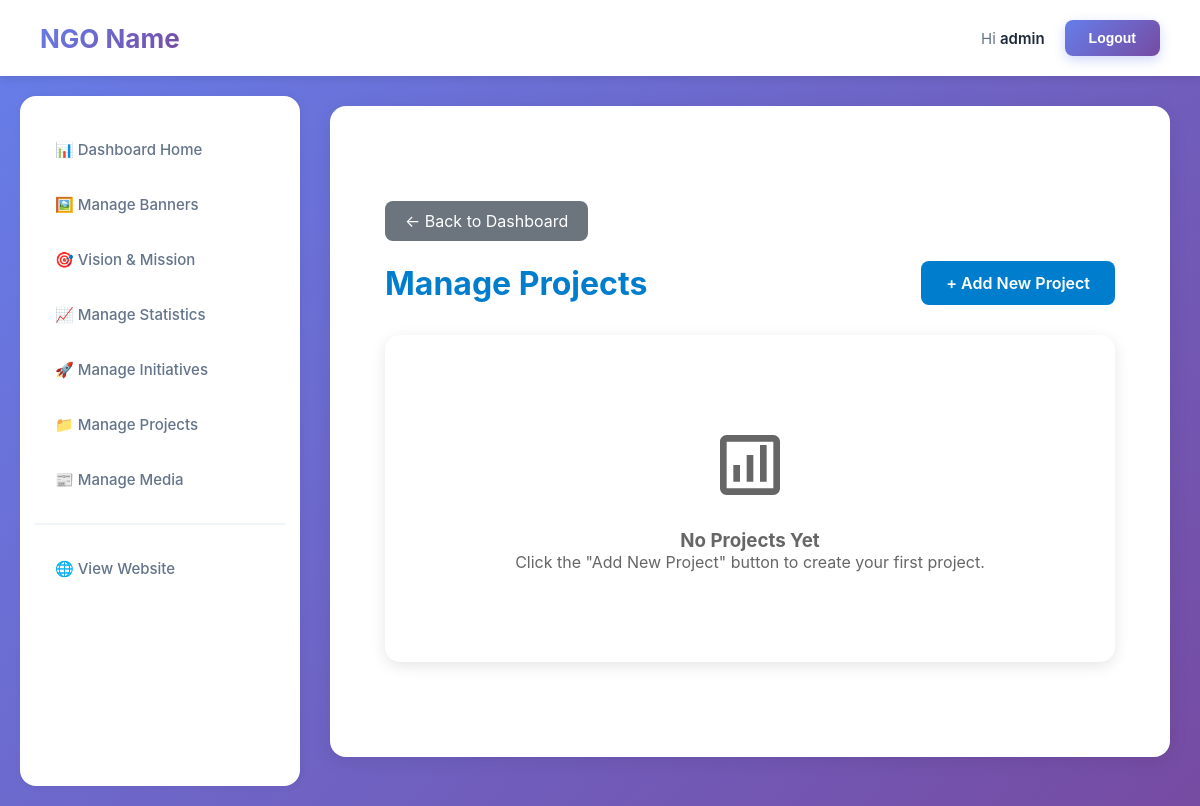
Before: /dashboard/projects/ (signed in) with the older database file.
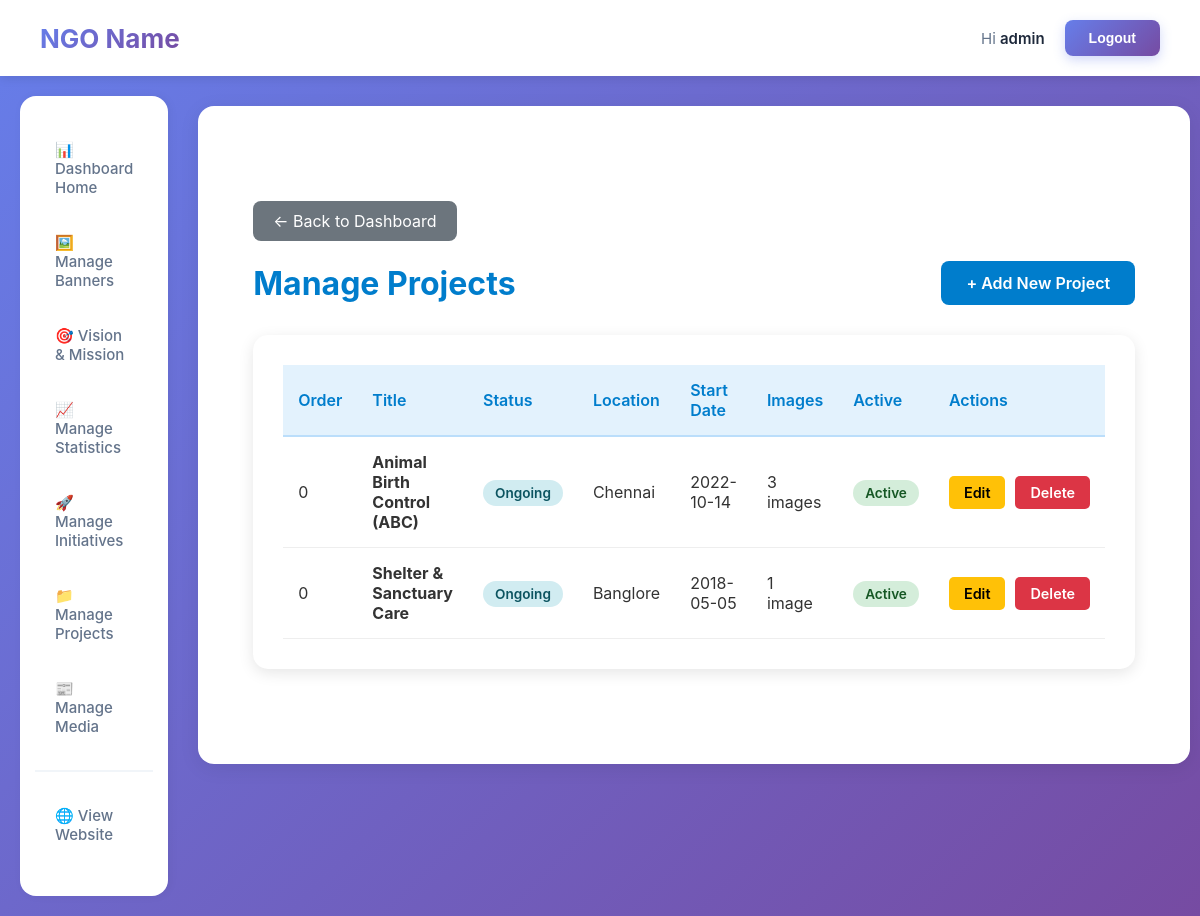
After: the same page with the newer database file.
### Homepage/models.py (models this page shows, shortened)
class Project(models.Model):
    STATUS_CHOICES = [
        ('ongoing', 'Ongoing'),
        ('completed', 'Completed'),
        ('upcoming', 'Upcoming'),
    ]
    title = models.CharField(max_length=255)
    description = models.TextField()
    status = models.CharField(max_length=20, choices=STATUS_CHOICES, default='ongoing')
    start_date = models.DateField(null=True, blank=True)
    end_date = models.DateField(null=True, blank=True)
    location = models.CharField(max_length=255, null=True, blank=True)
    order = models.IntegerField(default=0, help_text="Lower numbers appear first")
    is_active = models.BooleanField(default=True, help_text="Active/Inactive")
    created_at = models.DateTimeField(default=timezone.now, editable=False)
    updated_at = models.DateTimeField(auto_now=True)
    class Meta:
        ordering = ['order', '-created_at']
        verbose_name = "Project"
        verbose_name_plural = "Projects"

### Homepage/views.py (the view)
# urls.py: path('dashboard/projects/', views.manage_project, name='dashboard_manage_project'),
@staff_member_required(login_url='/auth/login/')
def manage_project(request):
    projects = Project.objects.all().order_by('order')
    return render(request, 'dashboard/manage_project.html', {'projects': projects})

### Homepage/templates/dashboard/manage_project.html (shortened to what this page needs)
{% extends 'dashboard/base.html' %}
{% load static %}
{% block content %}
<div class="dashboard-container">
    <a href="{% url 'dashboard_home' %}" class="btn-back">← Back to Dashboard</a>
    <div class="page-header">
        <h1>Manage Projects</h1>
        <a href="{% url 'dashboard_manage_project_add' %}" class="btn-primary">+ Add New Project</a>
    </div>
    <div class="table-container">
        {% if projects %}
        <table>
            <thead>
                <tr>
                    <th>Order</th>
                    <th>Title</th>
                    <th>Status</th>
                    <th>Location</th>
                    <th>Start Date</th>
                    <th>Images</th>
                    <th>Active</th>
                    <th>Actions</th>
                </tr>
            </thead>
            <tbody>
                {% for project in projects %}
                <tr>
                    <td>{{ project.order }}</td>
                    <td><strong>{{ project.title }}</strong></td>
                    <td>
                        {% if project.status == 'ongoing' %}
                        <span class="status-badge status-ongoing">{{ project.get_status_display }}</span>
                        {% elif project.status == 'completed' %}
                        <span class="status-badge status-completed">{{ project.get_status_display }}</span>
                        {% else %}
                        <span class="status-badge status-upcoming">{{ project.get_status_display }}</span>
                        {% endif %}
                    </td>
                    <td>{{ project.location|default:"N/A" }}</td>
                    <td>{{ project.start_date|date:"Y-m-d"|default:"N/A" }}</td>
                    <td>{{ project.images.count }} image{{ project.images.count|pluralize }}</td>
                    <td>
                        {% if project.is_active %}
                        <span class="status-badge status-active">Active</span>
                        {% else %}
                        <span class="status-badge status-inactive">Inactive</span>
                        {% endif %}
                    </td>
                    <td>
                        <div class="action-buttons">
                            <a href="{% url 'dashboard_manage_project_edit' project.pk %}" class="btn-edit">Edit</a>
                            <a href="{% url 'dashboard_manage_project_delete' project.pk %}" class="btn-delete">Delete</a>
                        </div>
                    </td>
                </tr>
                {% endfor %}
            </tbody>
        </table>
        {% else %}
        <div class="empty-state">
            <svg viewBox="0 0 24 24">
                <path d="M19 3H5c-1.1 0-2 .9-2 2v14c0 1.1.9 2 2 2h14c1.1 0 2-.9 2-2V5c0-1.1-.9-2-2-2zm0 16H5V5h14v14z" fill="currentColor"/>
                <path d="M7 12h2v5H7zm4-3h2v8h-2zm4-3h2v11h-2z" fill="currentColor"/>
            </svg>
            <h3>No Projects Yet</h3>
            <p>Click the "Add New Project" button to create your first project.</p>
        </div>
        {% endif %}
    </div>
</div>
{% endblock %}

Changed rows visible on the page:
added Project: order "0", title "Animal Birth Control (ABC)", status "Ongoing", location "Chennai", start_date "2022-10-14", images.count "3", is_active "Active"
added Project: order "0", title "Shelter & Sanctuary Care", status "Ongoing", location "Banglore", start_date "2018-05-05", images.count "1", is_active "Active"
Other visible differences:
text no longer shown: "No Projects Yet Click the \"Add New Project\" button to create your first project."
text now shown: "Order Title Status Location Start Date Images Active Actions"
